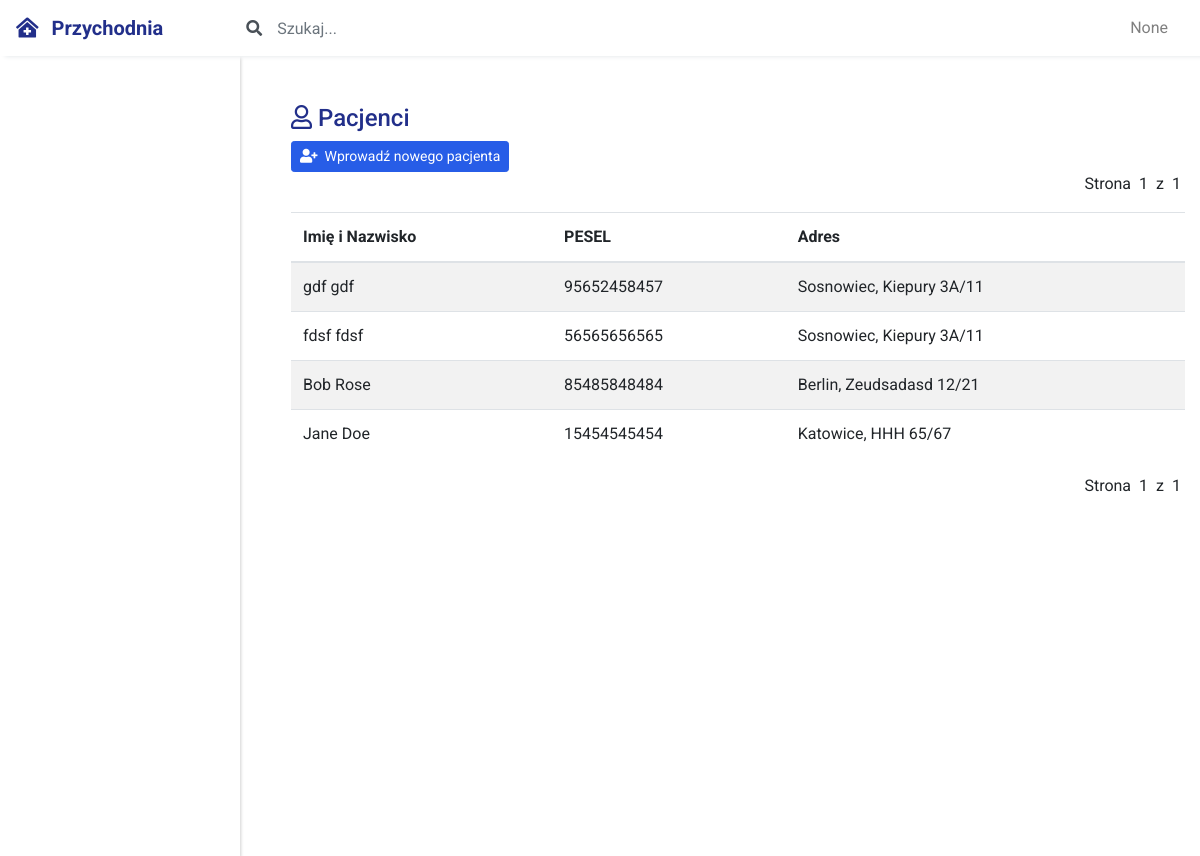
The app's page /przychodnia/pacjenci/ (signed in), older data.
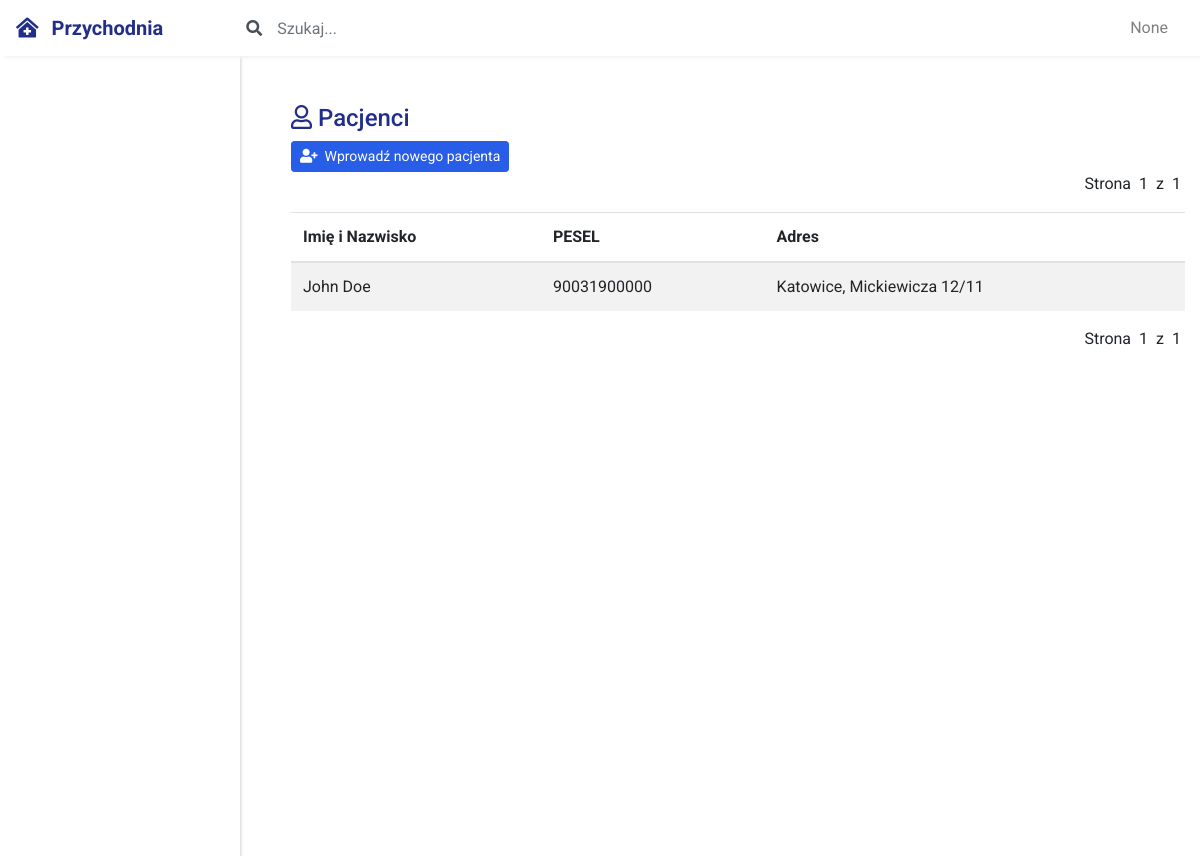
The same page, newer data.
### przychodnia_pacjent/models.py (models this page shows, shortened)
class Pacjent(CommonProfileModel):
    adres = models.ForeignKey(Adres, on_delete=models.PROTECT)
    pesel = models.CharField("PESEL", max_length=11, unique=True)
    class Meta:
        verbose_name_plural = "Pacjenci"

class Adres(models.Model):
    miejscowosc = models.CharField("Miejscowość", max_length=32)
    ulica = models.CharField("Ulica", max_length=32)
    nr_domu = models.CharField("Numer domu", max_length=16)
    nr_lokalu = models.CharField("Numer Lokalu", max_length=16)
    def __str__(self):
        return "%s, %s %s/%s" % (self.miejscowosc, self.ulica, self.nr_domu, self.nr_lokalu)
    class Meta:
        verbose_name_plural = "Adresy Zamieszkania"

### przychodnia_app/views/views_przychodnia.py (the view)
@method_decorator(login_required(login_url='/login'), name='dispatch')
@method_decorator(uprawnienia_wspolne_lekarz_rejestratorka, name='dispatch')
class PrzychodniaPacjentLista(ListView):
    template_name = "przychodnia_app/pacjent-lista.html"
    model = Pacjent
    context_object_name = 'pacjenci'
    paginate_by = 25
    def get_context_data(self, **kwargs):
        context = super().get_context_data(**kwargs)
        return context

### common/context_processors.py (called while the page is built)
def common_context(request):
    profile = None
    if request.user.is_authenticated:
        if not profile and request.user.role and request.user.role == "REJ":
            profile = Rejestratorka.objects.get(user=request.user)
        if not profile and request.user.role and request.user.role == "LEK":
            profile = Lekarz.objects.get(user=request.user)
    context = {
        "time_now": timezone.now(),
        "pacjenci_count": Pacjent.objects.count(),
        "nowe_wizyty_count": Wizyta.wizyty.get_new().count(),
        "stare_wizyty_count": Wizyta.wizyty.get_old().count(),
        "profile": profile,
    }
    return context

### przychodnia_wizyta/models.py (called while the page is built)
    def get_old(self):
        return self.filter(
            Q(status='REJ') & Q(dt_rej__lte=timezone.now() - timedelta(hours=12)))

    def get_new(self):
        return self.filter(
            Q(status='REJ') & Q(dt_rej__gte=timezone.now() - timedelta(hours=12)))

    def get_queryset(self):
        return WizytaQuerySet(self.model, using=self._db)

    def get_old(self):
        return self.get_queryset().get_old()

    def get_new(self):
        return self.get_queryset().get_new()

### przychodnia_app/templates/przychodnia_app/pacjent-lista.html (shortened to what this page needs)
{% extends 'przychodnia_app/extend/base_przychodnia.html' %}
{% block content %}
<h4><i class="far fa-user"></i>&nbsp;Pacjenci</h4>
<a class="btn btn-primary btn-sm" href="{% url 'przychodnia_app:rejestratorka-dodaj-pacjenta' %}"><i class="fas fa-user-plus"></i>
  &nbsp;Wprowadź nowego pacjenta
</a>
{% include 'przychodnia_app/include/pagination.html' %}
<table class="table table-striped">
  <thead>
    <tr>
      <th scope="col">Imię i Nazwisko</th>
      <th scope="col">PESEL</th>
      <th scope="col">Adres</th>
    </tr>
  </thead>
  <tbody>
    {% for pacjent in pacjenci %}
    <tr>
      <td>{{pacjent.imie}} {{pacjent.nazwisko}}</td>
      <td>{{pacjent.pesel}}</td>
      <td>{{pacjent.adres}}</td>
    </tr>
    {% empty %}
    <tr>
      <td colspan="3" class="text-center">
        -Brak-
      </td>
    </tr>
    {% endfor %}
  </tbody>
</table>
{% include 'przychodnia_app/include/pagination.html' %}
{% endblock %}

### przychodnia_app/templates/przychodnia_app/extend/base_przychodnia.html (shortened to what this page needs)
{% extends 'common/extend/base.html' %}
{% block left_panel %}
<div class="left-panel">
</div>
{% endblock %}
{% block child_content %}
<div class="row">
  <div class="col-12">
    {% block content %}{% endblock %}
  </div>
</div>
{% endblock %}

### common/templates/common/extend/base.html (shortened to what this page needs)
{% load staticfiles %}
<!DOCTYPE html>
<html lang="en" dir="ltr">
  <head>
    <link rel="stylesheet" href="{% static 'css/select2.min.css' %}">
    <link rel="stylesheet" href="{% static 'css/app.css' %}">
    <link rel="stylesheet" href="{% static 'css/shame.css' %}">
  <body>
  <nav class="fixed-top navbar navbar-expand-lg navbar-light" id="header_nav">
    <a class="navbar-brand">
      <span>
        <i class="fas fa-clinic-medical"></i>
        <span class="pl-2">Przychodnia</span>
      </span>
    </a>
    <div class="collapse navbar-collapse show" id="header_nav_collapse">
      <form class="form mx-auto" id="header_search">
        <div class="input-group">
          <div class="input-group-prepend">
            <span class="input-group-text" id="basic-addon1">
              <i class="fas fa-search"></i>
            </span>
          </div>
          <input type="text" class="form-control mr-sm-2" placeholder="Szukaj...">
        </div>
      </form>
      <ul class="navbar-nav ml-auto">
        {% if user.role == "REJ" %}
        <li class="nav-item popover-profile-rejestratorka">
        {% elif user.role == "LEK" %}
        <li class="nav-item popover-profile-lekarz">
        {% else %}
        <li class="nav-item popover-profile">
        {% endif %}
          <a class="nav-link" href="#">
            <span class="pr-2">{{profile}}</span>
          </a>
        </li>
      </ul>
    </div>
  </nav>
  <div id="sidebar">
    {% block left_panel %}{% endblock %}
    <div class="main-content pt-5">
      <div class="container">
          {% block child_content %}{% endblock %}
      </div>
    </div>
</body>
</body>
</html>

### przychodnia_app/templates/przychodnia_app/include/pagination.html (shortened to what this page needs)
<nav class="m-0 p-0">
  <div class="d-flex flex-row-reverse">
    <div>
      <ul class="pagination pagination-sm justify-content-end">
        <li class="page-item px-1">
          Strona
        </li>
        <li class="page-item px-1">{{page_obj.number}}</li>
        <li class="page-item px-1">z</li>
        <li class="page-item px-1">
            {{paginator.num_pages}}
        </li>
      </ul>
    </div>
  </div>
</nav>

Row changes from the older to the newer data that the page shows:
removed Pacjent: imie "gdf", nazwisko "gdf", pesel "95652458457", adres "Sosnowiec, Kiepury 3A/11"
removed Pacjent: imie "fdsf", nazwisko "fdsf", pesel "56565656565", adres "Sosnowiec, Kiepury 3A/11"
removed Pacjent: imie "Bob", nazwisko "Rose", pesel "85485848484", adres "Berlin, Zeudsadasd 12/21"
removed Pacjent: imie "Jane", nazwisko "Doe", pesel "15454545454", adres "Katowice, HHH 65/67"
added Pacjent: imie "John", nazwisko "Doe", pesel "90031900000", adres "Katowice, Mickiewicza 12/11"
